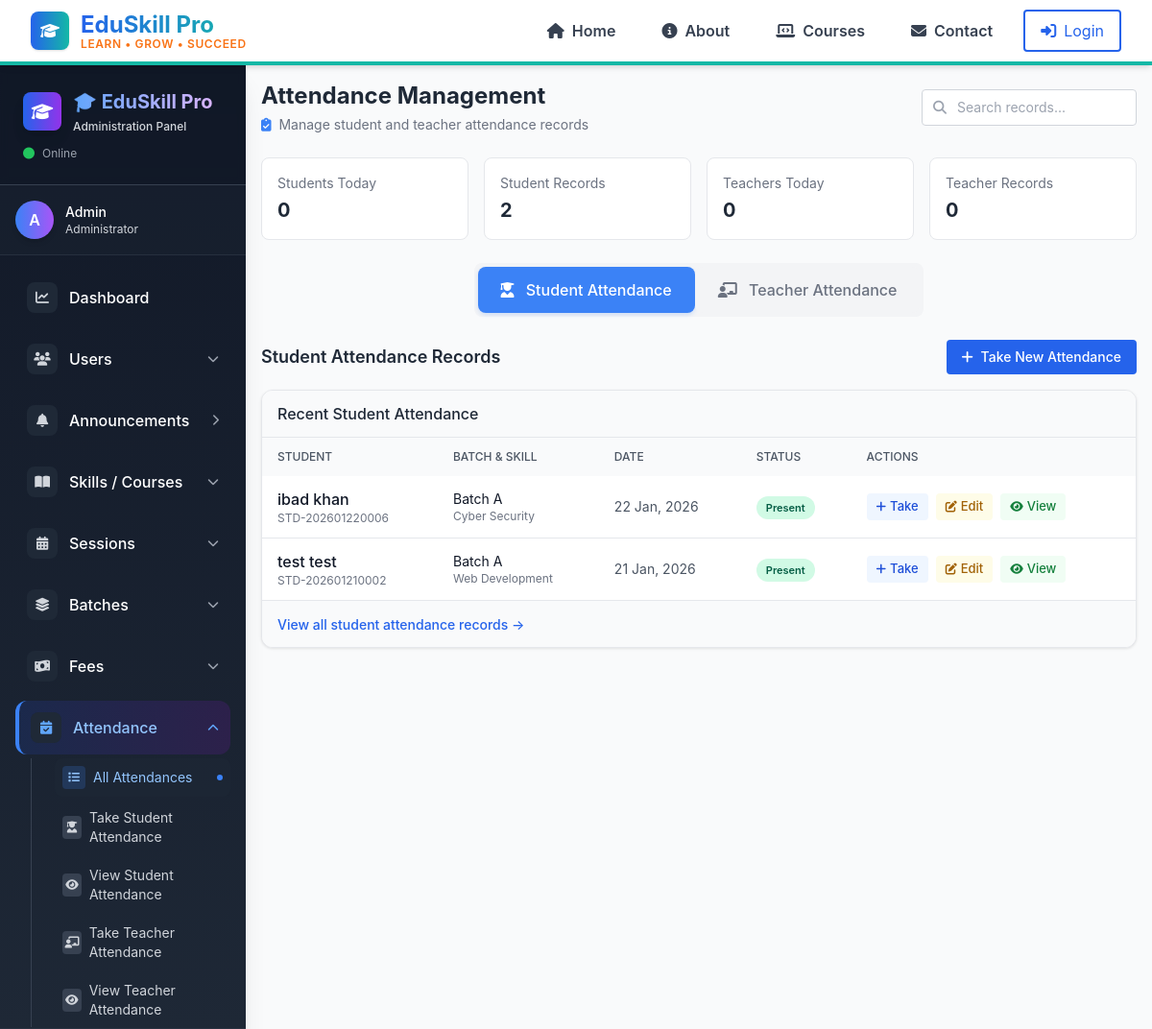
The app's page /admin/attendance/attendance.php with its own data.
### tables this page shows
CREATE TABLE `student_attendance` (
  `id` int(11) NOT NULL,
  `enrollment_id` int(11) DEFAULT NULL,
  `student_id` int(11) DEFAULT NULL,
  `skill_id` int(11) DEFAULT NULL,
  `session_id` int(11) DEFAULT NULL,
  `batch_id` int(11) DEFAULT NULL,
  `attendance_date` date DEFAULT NULL,
  `attendance_status` varchar(20) NOT NULL DEFAULT 'present',
  `attendance_percentage` decimal(5,2) DEFAULT NULL,
  `marked_by` int(11) DEFAULT NULL,
  `remarks` text DEFAULT NULL,
  `status` varchar(50) DEFAULT NULL,
  `created_at` datetime DEFAULT NULL,
  `updated_at` datetime DEFAULT NULL
);

CREATE TABLE `students` (
  `id` int(11) NOT NULL,
  `user_id` int(11) DEFAULT NULL,
  `student_code` varchar(50) DEFAULT NULL,
  `name` varchar(255) DEFAULT NULL,
  `father_name` varchar(255) DEFAULT NULL,
  `gender` varchar(20) DEFAULT NULL,
  `dob` date DEFAULT NULL,
  `phone` varchar(50) DEFAULT NULL,
  `address` text DEFAULT NULL,
  `status` varchar(50) DEFAULT NULL,
  `created_at` datetime DEFAULT NULL,
  `updated_at` datetime DEFAULT NULL
);

CREATE TABLE `batches` (
  `id` int(11) NOT NULL,
  `skill_id` int(11) DEFAULT NULL,
  `session_id` int(11) DEFAULT NULL,
  `batch_name` varchar(255) DEFAULT NULL,
  `start_time` time DEFAULT NULL,
  `end_time` time DEFAULT NULL,
  `max_students` int(11) DEFAULT NULL,
  `status` varchar(50) DEFAULT NULL,
  `created_at` timestamp NOT NULL DEFAULT current_timestamp(),
  `updated_at` timestamp NOT NULL DEFAULT current_timestamp() ON UPDATE current_timestamp()
);

CREATE TABLE `skills` (
  `id` int(11) NOT NULL,
  `skill_name` varchar(255) DEFAULT NULL,
  `duration_months` int(11) DEFAULT NULL,
  `level` varchar(50) DEFAULT NULL,
  `description` text DEFAULT NULL,
  `has_syllabus` tinyint(1) DEFAULT NULL,
  `has_practice` tinyint(1) DEFAULT NULL,
  `status` varchar(50) DEFAULT NULL,
  `created_at` datetime DEFAULT NULL,
  `updated_at` datetime DEFAULT NULL
);

### admin/attendance/attendance.php (the view, shortened to what this page needs)
<?php
require_once __DIR__ . '/../../config/db.php';
$student_attendance_query = "
    SELECT sa.*, s.name as student_name, s.student_code, sk.skill_name, se.session_name, b.batch_name
    FROM student_attendance sa
    JOIN students s ON sa.student_id = s.id
    JOIN skills sk ON sa.skill_id = sk.id
    JOIN sessions se ON sa.session_id = se.id
    JOIN batches b ON sa.batch_id = b.id
    WHERE sa.status='active'
    ORDER BY sa.attendance_date DESC, s.name
    LIMIT 10
";
$student_attendance_result = mysqli_query($conn, $student_attendance_query);
$today = date('Y-m-d');
$student_today_query = "SELECT COUNT(*) as count FROM student_attendance WHERE attendance_date = '$today' AND status='active'";
$student_today_result = mysqli_query($conn, $student_today_query);
$student_today = mysqli_fetch_assoc($student_today_result)['count'];
$student_total_query = "SELECT COUNT(*) as count FROM student_attendance WHERE status='active'";
$student_total_result = mysqli_query($conn, $student_total_query);
$student_total = mysqli_fetch_assoc($student_total_result)['count'];
$teacher_today_query = "
    SELECT COUNT(*) as count
    FROM teacher_attendance ta
    JOIN teachers t ON ta.teacher_id = t.id
    WHERE ta.attendance_date = '$today'
    AND ta.status='active'
    AND t.status='active'
";
$teacher_today_result = mysqli_query($conn, $teacher_today_query);
$teacher_today = mysqli_fetch_assoc($teacher_today_result)['count'];
$teacher_total_query = "
    SELECT COUNT(*) as count
    FROM teacher_attendance ta
    JOIN teachers t ON ta.teacher_id = t.id
    WHERE ta.status='active'
    AND t.status='active'
";
$teacher_total_result = mysqli_query($conn, $teacher_total_query);
$teacher_total = mysqli_fetch_assoc($teacher_total_result)['count'];
?>
<!DOCTYPE html>
<html lang="en">
<head>
    <script src="https://cdn.tailwindcss.com"></script>
    <link rel="stylesheet" href="https://cdnjs.cloudflare.com/ajax/libs/font-awesome/6.5.0/css/all.min.css">
</head>
<body class="bg-gray-50 min-h-screen">
    <?php include __DIR__ . '/../../includes/navbar.php'; ?>
    <div class="flex">
         <?php include __DIR__ . '/../includes/sidebar.php'; ?>
        <main class="flex-1 p-4">
            <div class="flex justify-between items-center mb-6">
                <div>
                    <h1 class="text-2xl font-bold text-gray-800">Attendance Management</h1>
                    <p class="text-gray-500 text-sm mt-1">
                        <i class="fas fa-clipboard-check text-blue-500 mr-1"></i>
                        Manage student and teacher attendance records
                    </p>
                </div>
                <div class="flex items-center gap-3">
                    <div class="relative">
                        <div class="absolute inset-y-0 left-0 pl-3 flex items-center pointer-events-none">
                        </div>
                        <input type="text"
                            placeholder="Search records..."
                            class="pl-9 pr-3 py-2 rounded border border-gray-300 focus:ring-2 focus:ring-blue-500 focus:border-blue-500 w-56 text-sm search-box"
                            id="searchInput">
                    </div>
                </div>
            </div>
            <div class="grid grid-cols-1 md:grid-cols-4 gap-4 mb-6">
                <div class="bg-white p-4 rounded-lg border">
                    <p class="text-sm text-gray-500 mb-1">Students Today</p>
                    <h3 class="text-xl font-bold text-gray-800"><?php echo $student_today; ?></h3>
                </div>
                <div class="bg-white p-4 rounded-lg border">
                    <p class="text-sm text-gray-500 mb-1">Student Records</p>
                    <h3 class="text-xl font-bold text-gray-800"><?php echo $student_total; ?></h3>
                </div>
                <div class="bg-white p-4 rounded-lg border">
                    <p class="text-sm text-gray-500 mb-1">Teachers Today</p>
                    <h3 class="text-xl font-bold text-gray-800"><?php echo $teacher_today; ?></h3>
                </div>
                <div class="bg-white p-4 rounded-lg border">
                    <p class="text-sm text-gray-500 mb-1">Teacher Records</p>
                    <h3 class="text-xl font-bold text-gray-800"><?php echo $teacher_total; ?></h3>
                </div>
            </div>
            <div class="mb-6">
                <div class="flex justify-center mb-6">
                    <div class="flex bg-gray-100 p-1 rounded-lg">
                        <button id="studentToggle" class="toggle-btn active" onclick="showStudentSection()">
                            <i class="fas fa-user-graduate mr-2"></i> Student Attendance
                        </button>
                        <button id="teacherToggle" class="toggle-btn" onclick="showTeacherSection()">
                            <i class="fas fa-chalkboard-teacher mr-2"></i> Teacher Attendance
                        </button>
                    </div>
                </div>
                <div id="studentSection">
                    <div class="flex justify-between items-center mb-4">
                        <h3 class="text-lg font-semibold text-gray-800">Student Attendance Records</h3>
                        <a href="take_student_attendance.php"
                            class="bg-blue-600 hover:bg-blue-700 text-white px-4 py-2 rounded text-sm font-medium">
                            <i class="fas fa-plus mr-1"></i> Take New Attendance
                        </a>
                    </div>
                    <div class="table-container mb-6">
                        <div class="px-4 py-3 border-b bg-gray-50">
                            <h3 class="font-medium text-gray-800">Recent Student Attendance</h3>
                        </div>
                        <?php if (mysqli_num_rows($student_attendance_result) > 0): ?>
                            <div class="overflow-x-auto">
                                <table class="w-full">
                                    <thead class="bg-gray-50">
                                        <tr>
                                            <th class="py-3 px-4 text-left text-xs font-medium text-gray-600 uppercase">Student</th>
                                            <th class="py-3 px-4 text-left text-xs font-medium text-gray-600 uppercase">Batch & Skill</th>
                                            <th class="py-3 px-4 text-left text-xs font-medium text-gray-600 uppercase">Date</th>
                                            <th class="py-3 px-4 text-left text-xs font-medium text-gray-600 uppercase">Status</th>
                                            <th class="py-3 px-4 text-left text-xs font-medium text-gray-600 uppercase">Actions</th>
                                        </tr>
                                    </thead>
                                    <tbody class="divide-y divide-gray-200">
                                        <?php while ($record = mysqli_fetch_assoc($student_attendance_result)):
                                            $badge_class = '';
                                            switch ($record['attendance_status']) {
                                                case 'present':
                                                    $badge_class = 'badge-present';
                                                    break;
                                            }
                                        ?>
                                            <tr class="student-row">
                                                <td class="py-3 px-4 student-name">
                                                    <div class="font-medium text-gray-900"><?= htmlspecialchars($record['student_name']) ?></div>
                                                    <div class="text-xs text-gray-500"><?= $record['student_code'] ?></div>
                                                </td>
                                                <td class="py-3 px-4">
                                                    <div class="text-sm text-gray-900"><?= htmlspecialchars($record['batch_name']) ?></div>
                                                    <div class="text-xs text-gray-500"><?= htmlspecialchars($record['skill_name']) ?></div>
                                                </td>
                                                <td class="py-3 px-4">
                                                    <div class="text-sm text-gray-600"><?= date('d M, Y', strtotime($record['attendance_date'])) ?></div>
                                                </td>
                                                <td class="py-3 px-4">
                                                    <span class="<?= $badge_class ?> attendance-badge">
                                                        <?= ucfirst($record['attendance_status']) ?>
                                                    </span>
                                                </td>
                                                <td class="py-3 px-4">
                                                    <div class="flex gap-2">
                                                        <a href="take_student_attendance.php?batch_id=<?= $record['batch_id'] ?>"
                                                            class="action-btn bg-blue-50 text-blue-700 hover:bg-blue-100"
                                                            title="Take Attendance">
                                                            <i class="fas fa-plus text-xs"></i> Take
                                                        </a>
                                                        <a href="edit_student_attendance.php"
                                                            class="action-btn bg-yellow-50 text-yellow-700 hover:bg-yellow-100"
                                                            title="Edit Attendance">
                                                            <i class="fas fa-edit text-xs"></i> Edit
                                                        </a>
                                                        <a href="view_student_attendance.php"
                                                            class="action-btn bg-green-50 text-green-700 hover:bg-green-100"
                                                            title="View Records">
                                                            <i class="fas fa-eye text-xs"></i> View
                                                        </a>
                                                    </div>
                                                </td>
                                            </tr>
                                        <?php endwhile; ?>
                                    </tbody>
                                </table>
                            </div>
                            <div class="px-4 py-3 border-t bg-gray-50">
                                <a href="view_student_attendance.php"
                                    class="text-sm text-blue-600 hover:text-blue-800 font-medium">
                                    View all student attendance records →
                                </a>
                            </div>
                        <?php endif; ?>
                    </div>
                </div>
            </div>
        </main>
    </div>
</body>
</html>

### admin/attendance/attendance.php (style rules this page uses)
* { font-family: 'Inter', sans-serif; }
.toggle-btn { padding: 12px 24px; border-radius: 8px; font-weight: 500; transition: all 0.2s ease; cursor: pointer; }
.toggle-btn.active { background: #3b82f6; color: white; box-shadow: 0 2px 4px rgba(59, 130, 246, 0.2); }
.toggle-btn:not(.active) { background: #f3f4f6; color: #6b7280; }
.table-container { background: white; border-radius: 12px; overflow: hidden; box-shadow: 0 1px 3px rgba(0, 0, 0, 0.1); border: 1px solid #e5e7eb; }
.attendance-badge { padding: 4px 10px; border-radius: 12px; font-size: 11px; font-weight: 600; display: inline-flex; align-items: center; gap: 3px; }
.badge-present { background: #d1fae5; color: #065f46; }
.action-btn { padding: 4px 10px; border-radius: 4px; font-weight: 500; transition: all 0.2s ease; display: inline-flex; align-items: center; gap: 4px; text-decoration: none; font-size: 13px; }
.search-box { padding: 8px 12px; border: 1px solid #d1d5db; border-radius: 6px; font-size: 14px; }

### records on screen
student_attendance: student.name "ibad khan", student.student_code "STD-202601220006", batch.batch_name "Batch A", skill.skill_name "Cyber Security", attendance_date "22 Jan, 2026", attendance_status "Present"
student_attendance: student.name "test test", student.student_code "STD-202601210002", batch.batch_name "Batch A", skill.skill_name "Web Development", attendance_date "21 Jan, 2026", attendance_status "Present"

### other values on screen
substr($current_user, 0, 1) "A"
$current_user "Admin"
$current_role "Administrator"
$student_today "0"
$student_total "2"
$teacher_today "0"
$teacher_total "0"
